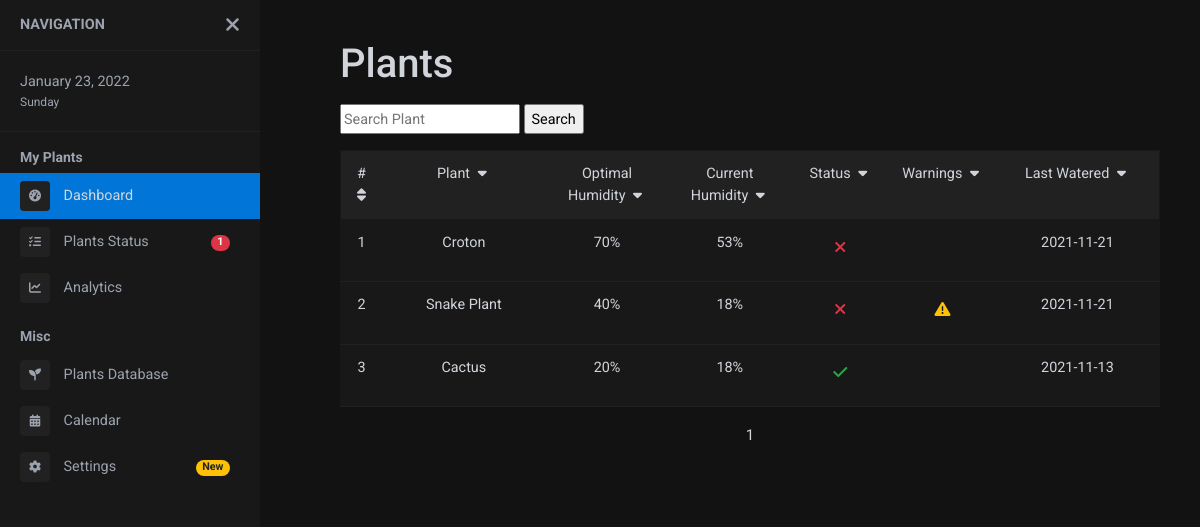
Page /status.php?column=humidity&order=desc on the committed database.
### tables this page shows
CREATE TABLE plant (
    id int(5) NOT NULL AUTO_INCREMENT PRIMARY KEY,
    plantName varchar(255) NOT NULL,
    humidity int NOT NULL,
    currentHumidity int NOT NULL,
    needsWatering tinyint(1) NOT NULL, 
    isCritical tinyint(1) NOT NULL, 
    lastWatered DATE DEFAULT NULL
);

### includes/status_function.php (called while the page is built, shortened)
<?php
function sortTable($column, $sort_order) {
	global $conn, $asc_or_desc, $page, $number_of_page, $number_of_result, $results_per_page;
	$sql = "SELECT * FROM plant";
	$result = mysqli_query($conn, $sql);
	$number_of_result = mysqli_num_rows($result);
	$results_per_page = 30;
	$number_of_page = ceil ($number_of_result / $results_per_page);
	if (!isset ($_GET['page']) ) {
        $page = 1;
    } else {
        $page = $_GET['page'];
    }
	$sql = 'SELECT * FROM plant ORDER BY ' . $column . ' ' . $sort_order;
	if(mysqli_query($conn, $sql)){
		$asc_or_desc = $sort_order == 'ASC' ? 'desc' : 'asc';
		$result = mysqli_query($conn, $sql);
		$plants = mysqli_fetch_all($result, MYSQLI_ASSOC);
		$final_plants = array();
		foreach ($plants as $plant) {
			array_push($final_plants, $plant);
		}
		return $final_plants;
	}
	else{
		echo mysqli_error($conn);
	}
}
?>

### status.php (the view, shortened to what this page needs)
<?php include("includes/config.php");?>
<?php require_once("includes/status_function.php");?>
<?php
$sort_order = isset($_GET['order']) && strtolower($_GET['order']) == 'desc' ? 'DESC' : 'ASC';
$up_or_down = str_replace(array('ASC','DESC'), array('up','down'), $sort_order);
if (isset($_GET['column'])){
    $column = $_GET['column'];
    $plants = sortTable($column, $sort_order);
}
?>
<!DOCTYPE html>
<html lang="en">
<head>
	<?php include("includes/head.php");?>
</head>
<body>
	<div class="page-wrapper toggled">
		<?php include("includes/sidebar.php");?>
		<div class="page-content">
			<div class="container">
				<div class="header">
                    <h1 class="fs-3">Plants</h1>
				</div>
                <form method="get" action="plantData.php">
                    <input type="text" name="search" required placeholder="Search Plant" style="height:30px;"/>
                    <input type="submit" value="Search" style="cursor: pointer; height:30px;"/>
                </form>
                <?php if($plants == false): ?>
                    <p class="mt-5 text-center">No Results</p>
                <?php else: ?>
                    <section class="table mt-3">
                    <table class="text-center">
                        <tbody>
                            <tr>
                                <th style="width: 5%; border-top:none;"><a href="status.php?column=id">#<i class="fas fa-sort px-1"></i></th>
                                <th style="width: 20%; border-top:none;"><a href="status.php?column=plantName&order=<?php echo $asc_or_desc; ?>">Plant
                                <i class="fas fa-caret-<?php echo $up_or_down ?> px-1"></i></th>
                                <th style="width: 15%; border-top:none;"><a href="status.php?column=humidity&order=<?php echo $asc_or_desc; ?>">Optimal Humidity
                                <i class="fas fa-caret-<?php echo $up_or_down ?> px-1"></i></th>
                                <th style="width: 15%; border-top:none;"><a href="status.php?column=currentHumidity&order=<?php echo $asc_or_desc; ?>">Current Humidity
                                <i class="fas fa-caret-<?php echo $up_or_down ?> px-1"></i></th>
                                <th style="width: 12%; border-top:none;"><a href="status.php?column=needsWatering&order=<?php echo $asc_or_desc; ?>">Status
                                <i class="fas fa-caret-<?php echo $up_or_down ?> px-1"></i></th>
                                <th style="width: 13%; border-top:none;"><a href="status.php?column=isCritical&order=<?php echo $asc_or_desc; ?>">Warnings
                                <i class="fas fa-caret-<?php echo $up_or_down ?> px-1"></i></th>
                                <th style="width: 20%; border-top:none;"><a href="status.php?column=lastWatered&order=<?php echo $asc_or_desc; ?>">Last Watered
                                <i class="fas fa-caret-<?php echo $up_or_down ?> px-1"></i></th>
                            </tr>
                            <?php foreach ($plants as $plant): ?>
                            <tr>
                                <td></td>
                                <td>
                                    <?php echo $plant['plantName'] ?>
                                </td>
                                <td>
                                    <?php echo $plant['humidity'].'%' ?>
                                </td>
                                <td>
                                    <?php echo $plant['currentHumidity'].'%' ?>
                                </td>
                                <td>
                                <?php if ($plant['needsWatering'] == true): ?>
                                    <a class="fa fa-check btn text-success"
                                        href="#">
                                    </a>
                                <?php else: ?>
                                    <a class="fa fa-times btn text-danger"
                                        href="#">
                                    </a>
                                <?php endif ?>
                                </td>
                                <td>
                                <?php if ($plant['isCritical'] == true): ?>
                                    <a class="fa fa-exclamation-triangle btn text-warning"
                                        href="#">
                                    </a>
                                <?php endif ?>
                                </td>
                                <td>
                                    <p><?php echo date('Y-m-d',strtotime($plant['lastWatered'])) ?></p>
                                </td>
                            </tr>
                            <?php endforeach ?>
                        </tbody>
                    </table>
                    </section>
                <?php endif ?>
                <div class="page-nav text-center">
                    <?php
                        $max = 5;
                        if($number_of_page < $max){
                            for($page = 1; $page <= $number_of_page; $page++)
                            {
                                if (isset($_GET['search'])){
                                    echo '<a href = "status.php?search=' . $_GET['search'] . '&page=' . $page . '">' . $page . ' </a>';
                                }
                                else if(isset($_GET['category'])){
                                    echo '<a href = "status.php?category=' . $_GET['category'] . '&page=' . $page . '">' . $page . ' </a>';
                                }
                                else{
                                    echo '<a href = "status.php?page=' . $page . '">' . $page . ' </a>';
                                }
                            }
                        }
                    ?>
                </div>
            </div>
		</div>
	</div>
</body>

### style.css (style rules this page uses)
:root { --background: #121212; --card: #181818; --divider: #212121; --sidebar: #181818; --primary-text: #D1D5DB; --secondary-text: #9CA3AF; --accent: #0275d8; }
body { font-family: "Roboto", sans-serif; background-color: var(--background); color: var(--primary-text); font-size: 0.9rem; text-decoration: none; }
.header h1 { color: var(--primary-text); }
.page-wrapper .page-content { display: inline-block; width: 100%; padding-left: 0px; padding-top: 20px; }
.page-wrapper .page-content > div { padding: 20px 40px; }
.page-wrapper .page-content { overflow-x: hidden; }
.page-nav a { color: var(--primary-text); text-decoration: none; padding: 0.3rem; font-size: 15px; }
table { counter-reset: rowNumber; width: 100%; background-color: var(--card); text-transform: capitalize; color: var(--primary-text); }
table tr:not(:first-child) { counter-increment: rowNumber; }
table tr td:first-child::before { content: counter(rowNumber); }
table { border: 1px solid var(--card); }
table th { border-top: none; border-bottom: 1px solid transparent; background-color: var(--divider); font-weight: normal; }
table td { border-bottom: 1px solid var(--divider); }
table a { color: var(--primary-text); }
nav, .sidebar-brand > a, .sidebar-dropdown > a:after, .sidebar-submenu li a:before, nav ul li a i, .page-wrapper .page-content, .sidebar-search input.search-menu, .sidebar-search .input-group-text, .sidebar-menu ul li a, #show-sidebar, #close-sidebar { -webkit-transition: all 0.3s ease; -moz-transition: all 0.3s ease; -ms-transition: all 0.3s ease; -o-transition: all 0.3s ease; transition: all 0.3s ease; }
@media screen and (min-width: 768px) { .page-wrapper.toggled .page-content { padding-left: 300px; } }

### rows in the picture
plant: plantName "Croton", humidity "70", currentHumidity "53", needsWatering 0 (drawn), lastWatered "2021-11-21"
plant: plantName "Snake Plant", humidity "40", currentHumidity "18", needsWatering 0 (drawn), isCritical 1 (drawn), lastWatered "2021-11-21"
plant: plantName "Cactus", humidity "20", currentHumidity "18", needsWatering 1 (drawn), lastWatered "2021-11-13"

### other values in the picture
$plant_count - $plant_complete "1"
